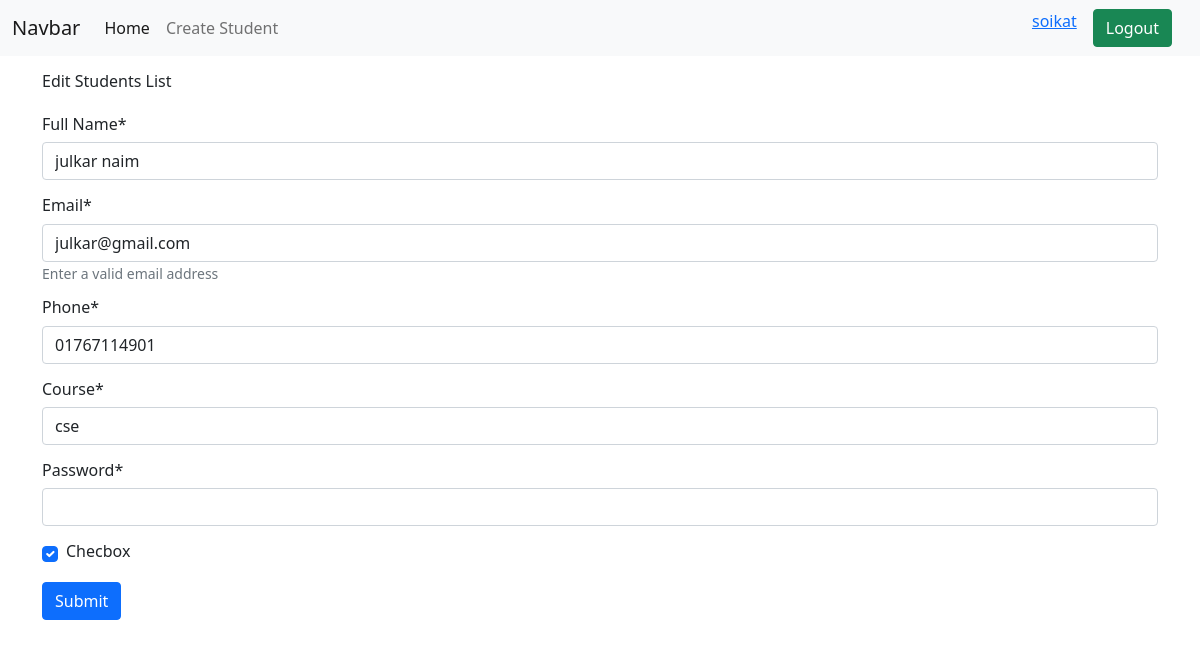
Screenshot of /edit/14/ (signed in) with the database file from the repository.
### students/models.py (models this page shows, shortened)
class Student(models.Model):
    name = models.CharField(max_length=200)
    email = models.EmailField()
    phone = models.CharField(max_length=15)
    course = models.CharField(max_length=100)
    password = models.CharField(max_length=10)
    checbox = models.BooleanField()
    user = models.ForeignKey(User, null = True, blank = True,on_delete = models.CASCADE)

### students/views.py (the view, shortened to what this page needs)
# urls.py: path('edit/<int:id>/', views.UpdaeStudent.as_view(), name='update_student'),
class UpdaeStudent(LoginRequiredMixin,UpdateView):
    form_class = forms.StudentForm
    model = models.Student
    template_name ='students/create_student.html'
    success_url = reverse_lazy('home')
    pk_url_kwarg = 'id'
    def get_context_data(self, **kwargs):
        context = super().get_context_data(**kwargs)
        context['edit'] = True
        return context

### students/forms.py
class StudentForm(forms.ModelForm):
    password = forms.CharField(widget=forms.PasswordInput)
    class Meta:
        model = models.Student
        exclude = ['user']
        labels = {
            'name': 'Full Name',
        }
        help_texts = {
            'email': 'Enter a valid email address',
        }

### students/templates/students/create_student.html (shortened to what this page needs)
{% extends "base.html" %}
{% load crispy_forms_tags %}
{% block content %}
{% if edit %}
<h6 class="py-3 container">
  Edit Students List
  <h6>
    {% else %}
    <h6 class="py-3 container">
      Create New Students List
      <h6>
        {% endif %}
        <form class="container" method="post" novalidate>
          {% csrf_token %} {{form | crispy }}
          <button type="Submit" class="btn btn-primary">Submit</button>
        </form>
        {% endblock %}

### templates/base.html (shortened to what this page needs)
<!DOCTYPE html>
<html lang="en">
  <head>
    <link
      href="https://cdn.jsdelivr.net/npm/bootstrap@5.0.2/dist/css/bootstrap.min.css"
      rel="stylesheet"
    />
  </head>
  <body>
    <nav class="navbar navbar-expand-lg navbar-light bg-light">
      <div class="container-fluid">
        <a class="navbar-brand" href="#">Navbar</a>
        <div class="collapse navbar-collapse" id="navbarSupportedContent">
          <ul class="navbar-nav me-auto mb-2 mb-lg-0">
            <li class="nav-item">
              <a class="nav-link active" aria-current="page" href="{% url 'home' %}"
                >Home</a
              >
            </li>
            <li class="nav-item">
              <a class="nav-link" href="{% url 'create_student' %}">
                Create Student
              </a>
            </li>
          </ul>
          {% if user.is_authenticated %}
          <div class="d-flex">
            <a href="{% url 'user_profile' %}">{{user.username}}</a>
            <a href="{% url 'user_logout'%}" class='btn btn-success mx-3' >
              Logout
            </a>
        </div>
          {% endif %}
        </div>
      </div>
    </nav>
    {% block content %}
    {% endblock %}
  </body>
</html>

### rows the page displays
Student: name "julkar naim", email "julkar@gmail.com", phone "01767114901", course "cse", checbox "☑"

### other values shown
{{ user.username }} "soikat"
